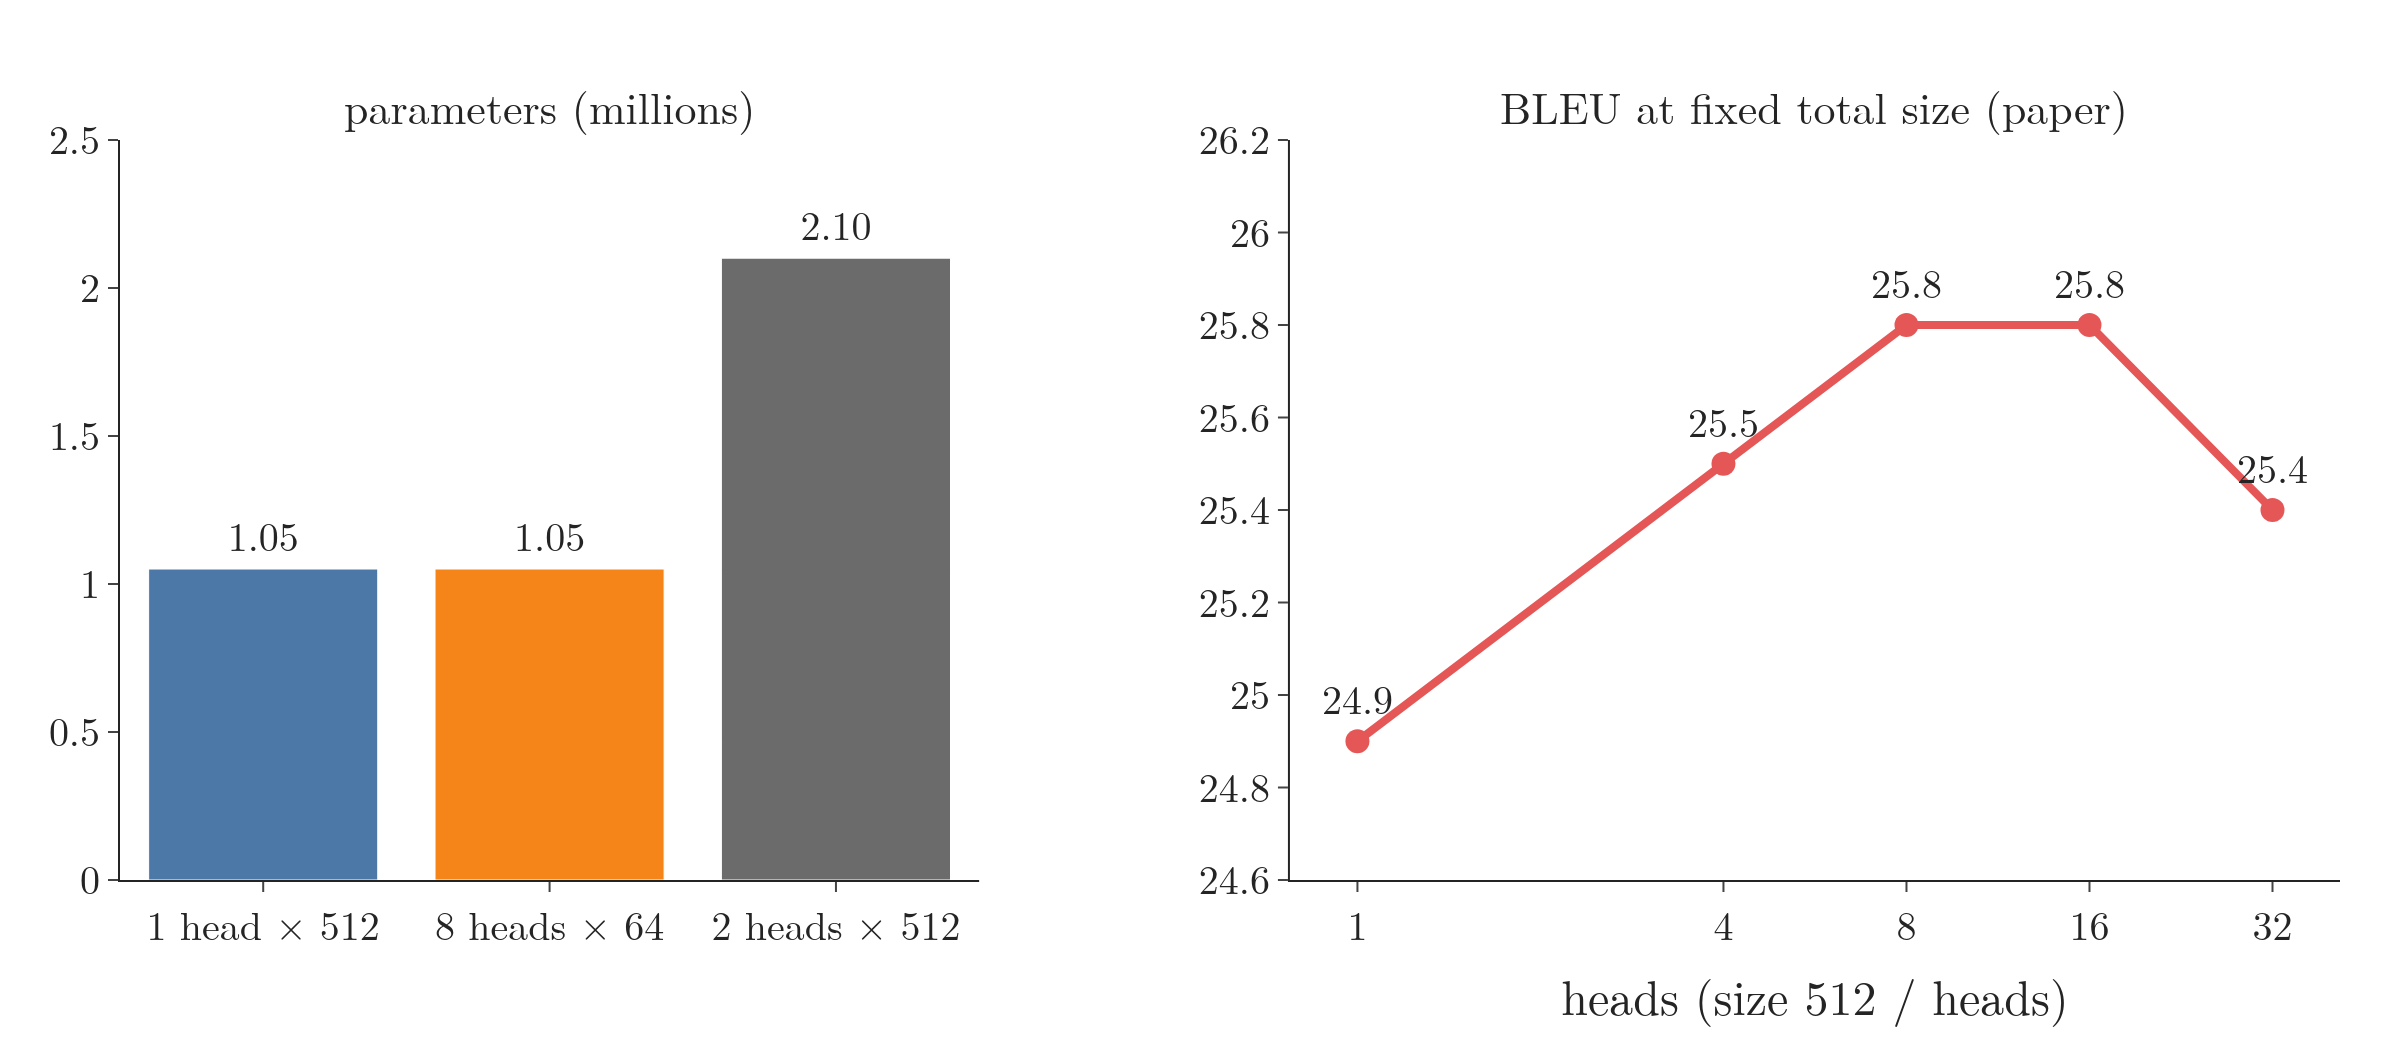

Recreate this plot in Python.
"""Section 6.1: splitting d_model = 512 among the heads keeps the cost of one full head. Left: parameters of Keras'
MultiHeadAttention for 1 head of 512, 8 heads of 64 and 2 heads of 512 (data/param_count.csv, the Notebook).
Right: translation quality against the number of heads at fixed total size (Vaswani et al. 2017, Table 3, rows A,
development-set BLEU, numbers typed from the paper).
Run: python head_budget.py  -> head_budget.png (Plotly: bars and a line)"""
from pathlib import Path

import pandas as pd
import plotly.graph_objects as go
from plotly.subplots import make_subplots

from common import BLUE, GREY, ORANGE, RED

HERE = Path(__file__).parent
p = pd.read_csv(HERE.parent / "data" / "param_count.csv")
d = 512
assert list(p.parameters) == [4 * d * d + 4 * d, 4 * d * d + 4 * d, 2 * (3 * d * d + 3 * d) + 2 * d * d + d]
assert list(p.parameters[:2]) == [1050624, 1050624]
heads, bleu = [1, 4, 8, 16, 32], [24.9, 25.5, 25.8, 25.8, 25.4]           # Vaswani et al. 2017, Table 3 (A)

fig = make_subplots(1, 2, column_widths=[0.45, 0.55], horizontal_spacing=0.14,
                    subplot_titles=["parameters (millions)", "BLEU at fixed total size (paper)"])
labels = [f"{h} head{'s' if h > 1 else ''} × {s}" for h, s in zip(p.heads, p.size_per_head)]
fig.add_trace(go.Bar(x=labels, y=p.parameters / 1e6, marker_color=[BLUE, ORANGE, GREY], showlegend=False,
                     text=[f"{v / 1e6:.2f}" for v in p.parameters], textposition="outside"), 1, 1)
fig.add_trace(go.Scatter(x=heads, y=bleu, mode="lines+markers+text", text=[f"{b}" for b in bleu],
                         textposition="top center", line=dict(color=RED, width=4), marker=dict(size=12),
                         showlegend=False), 1, 2)
fig.update_yaxes(range=[0, 2.5], row=1, col=1)
fig.update_xaxes(type="log", tickvals=heads, title="heads (size 512 / heads)", row=1, col=2)
fig.update_yaxes(range=[24.6, 26.2], row=1, col=2)
fig.update_layout(template="simple_white", width=1200, height=520, font=dict(family="Latin Modern Roman", size=20),
                  margin=dict(l=60, r=30, t=70, b=70))
fig.update_annotations(font_size=22)

if __name__ == "__main__":
    fig.write_image(HERE / "head_budget.png", scale=2)
